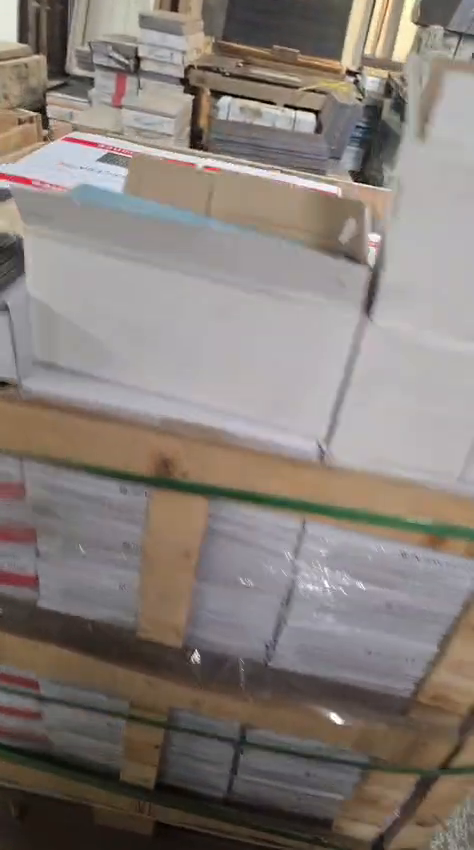
#> input picture frame 54 of Tiles/WhatsApp Video 2026-06-10 at 16.09.03 (1).mp4, 474 x 850 px
$ python make_video_contact_sheet.py
#> lines starting #> are read from the running program, lines starting #| are printed output that depends on the picture
#> `sheet = Image.new("RGB", (sheet_w, sheet_h), BG_COLOR)`: sheet: PIL image 1680x360 RGB; every value is 30
import cv2
from PIL import Image, ImageDraw, ImageFont
import os
import math

TILES_DIR = os.path.join(os.path.dirname(__file__), "Tiles")
OUTPUT_PATH = os.path.join(os.path.dirname(__file__), "contact_sheet_videos.jpg")

THUMB_W = 400
THUMB_H = 300
COLS = 4
PADDING = 16
LABEL_H = 28
BG_COLOR = (30, 30, 30)
LABEL_COLOR = (220, 220, 220)

videos = sorted(
    [f for f in os.listdir(TILES_DIR) if os.path.splitext(f)[1].lower() == ".mp4"]
)

if not videos:
    print("No MP4 files found in Tiles/")
    exit(1)

def extract_thumb(video_path, width, height):
#> called with width = 400, height = 300
    cap = cv2.VideoCapture(video_path)
    total = int(cap.get(cv2.CAP_PROP_FRAME_COUNT))
    # Seek to ~25% into the video for a representative frame
    target = max(0, total // 4)
    cap.set(cv2.CAP_PROP_POS_FRAMES, target)
    ret, frame = cap.read()
#> frame is the input picture: shape (850, 474, 3); mean B, G, R 119.7, 125.5, 134.3
    if not ret:
        cap.set(cv2.CAP_PROP_POS_FRAMES, 0)
        ret, frame = cap.read()
    cap.release()
    if not ret:
        return None
    # Convert BGR -> RGB
    frame_rgb = cv2.cvtColor(frame, cv2.COLOR_BGR2RGB)
    img = Image.fromarray(frame_rgb)
    img.thumbnail((width, height), Image.LANCZOS)
    return img

rows = math.ceil(len(videos) / COLS)
cell_w = THUMB_W + PADDING
cell_h = THUMB_H + LABEL_H + PADDING

sheet_w = COLS * cell_w + PADDING
sheet_h = rows * cell_h + PADDING

sheet = Image.new("RGB", (sheet_w, sheet_h), BG_COLOR)
draw = ImageDraw.Draw(sheet)

try:
    font = ImageFont.truetype("arial.ttf", 14)
except Exception:
    font = ImageFont.load_default()

for idx, fname in enumerate(videos):
    row = idx // COLS
    col = idx % COLS
    x = PADDING + col * cell_w
    y = PADDING + row * cell_h

    path = os.path.join(TILES_DIR, fname)
    print(f"  Processing {fname}...")
    img = extract_thumb(path, THUMB_W, THUMB_H)

    if img:
        offset_x = x + (THUMB_W - img.width) // 2
#> offset_x = 132
        offset_y = y + (THUMB_H - img.height) // 2
#> offset_y = 16
        sheet.paste(img, (offset_x, offset_y))
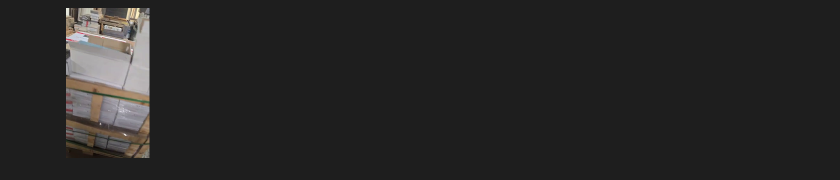
#> sheet: PIL image 1680x360 RGB (shown at 1/2 size); mean R, G, B 38.6, 37.9, 37.4
    else:
        print(f"    Could not extract frame from {fname}")

    label = os.path.splitext(fname)[0]
    if len(label) > 42:
        label = label[:39] + "..."
    draw.text((x, y + THUMB_H + 4), label, fill=LABEL_COLOR, font=font)

sheet.save(OUTPUT_PATH, "JPEG", quality=90)
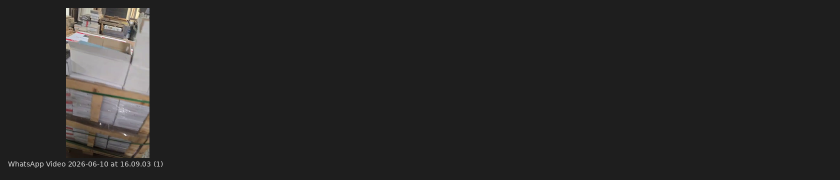
#> saved as contact_sheet_videos.jpg: PIL image 1680x360 RGB (shown at 1/2 size); mean R, G, B 38.9, 38.2, 37.7
print(f"\nVideo contact sheet saved to: {OUTPUT_PATH}")
print(f"  {len(videos)} videos  |  {COLS} columns  |  {rows} rows")
